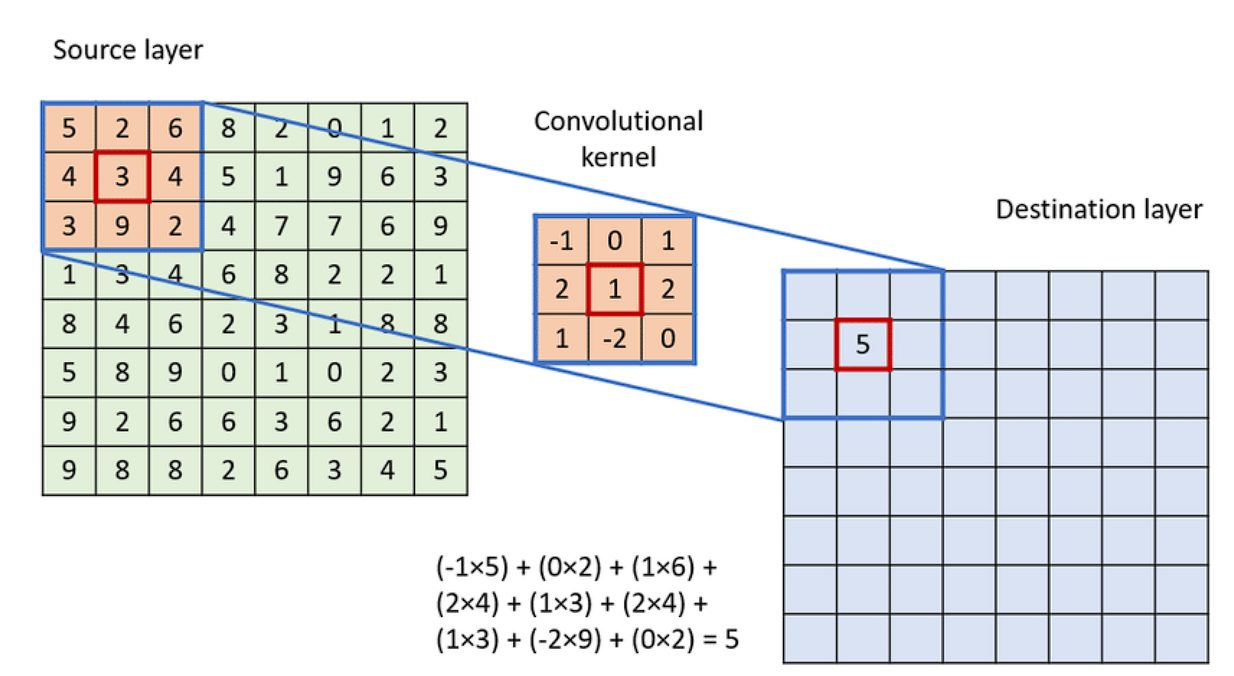
#> input picture assets/conv-illus.jpg, 1234 x 676 px; its folder holds only this picture in this run
$ python -i dataloader.py   (imports and definitions only)
#> lines starting #> are read from the running program, lines starting #| are printed output that depends on the picture
#> further down, picture is the input picture: shape (676, 1234, 3); mean B, G, R 229.4, 229.7, 227.7
from torch.utils.data import Subset,Dataset
import torch
import os
import numpy as np
import cv2

# [4 lines left out: function collate_fn, not called in this run]


class ImageDataset(Dataset):
    # [12 lines left out: function __init__, not called in this run]

    def __len__(self):
        return len(self.data)

    # [30 lines left out: functions __getitem__, apply_clahe, apply_hist_equalization, not called in this run]

def simple_augment(img,
                   p_flip=0.5,
                   p_rotate=1.0,
                   p_he=0.3,
                   p_clahe=0.3):

#> called with p_flip = 0.5, p_rotate = 1, p_he = 0.3, p_clahe = 0.3
    if np.random.rand() < p_flip:
        img = cv2.flip(img, 1)

    if np.random.rand() < p_rotate:
        angle = np.random.uniform(-15, 15)
        h, w = img.shape[:2]
#> h = 676; w = 1234
        M = cv2.getRotationMatrix2D((w / 2, h / 2), angle, 1.0)
        img = cv2.warpAffine(
            img, M, (w, h),
            borderMode=cv2.BORDER_REFLECT
        )
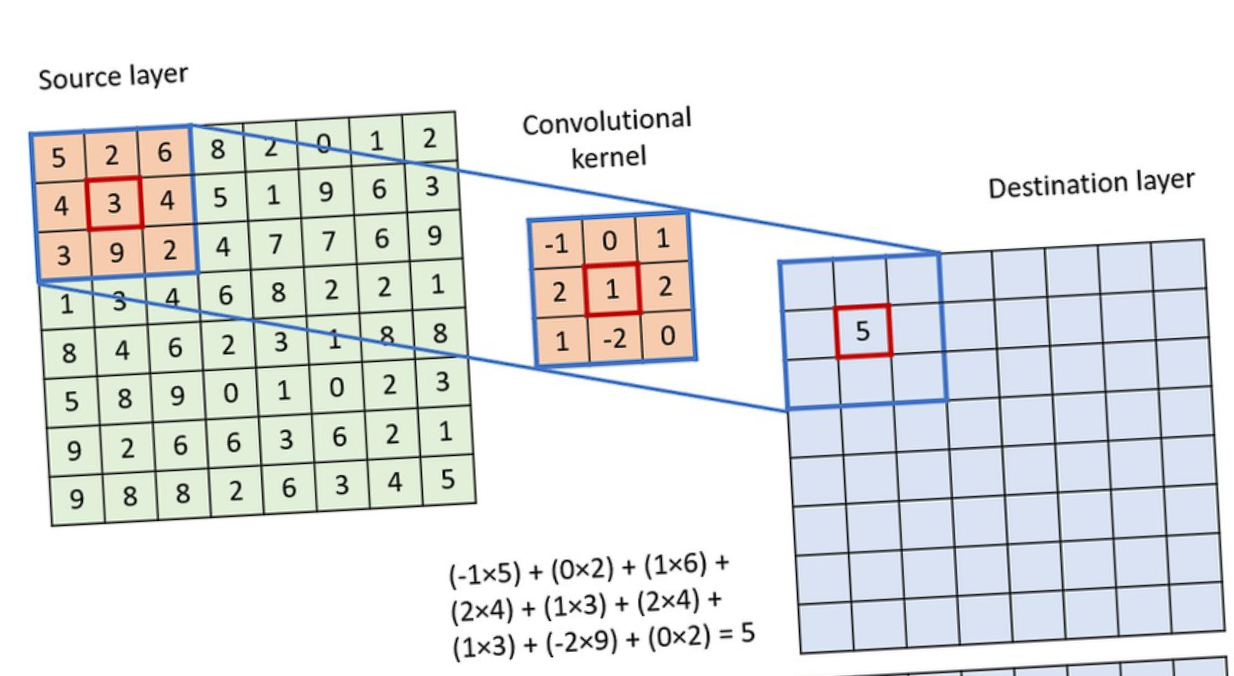
#> img: shape (676, 1234, 3); mean of channels 0, 1, 2 229.1, 229.3, 227.3; drawn as B, G, R

    if np.random.rand() < p_he:
        img = apply_hist_equalization(img)

    if np.random.rand() < p_clahe:
        img = apply_clahe(img)

    return img


class AugmentedSubset(Subset):
    def __init__(self, subset, augment_fn=None):
        super().__init__(subset.dataset, subset.indices)
        self.augment_fn = augment_fn

    # [5 lines left out: function __getitem__, not called in this run]

>>> import cv2
>>> picture = cv2.imread('../assets/conv-illus.jpg')
>>> result = simple_augment(picture)
